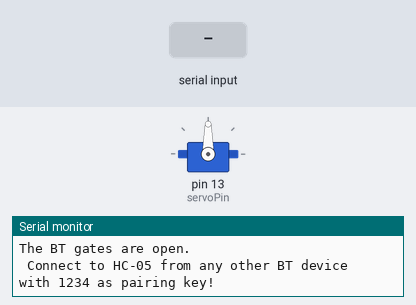
A sketch run on a simulated Arduino Uno, built with avr-gcc and run on an emulated ATmega328P. On the bench: servo, the last lines printed to the serial monitor. Inputs (shaded band) come from the test bench.

Above: at 1.2 s.
1.3 s: "1" received over the second serial link
At 1.6 s:
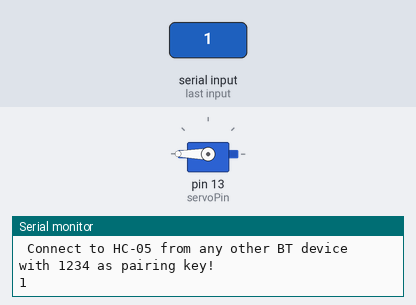
2.8 s: "2" received over the second serial link
At 4.0 s:
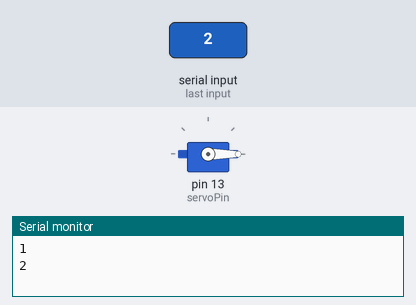
4.3 s: "0" received over the second serial link
At 5.1 s:
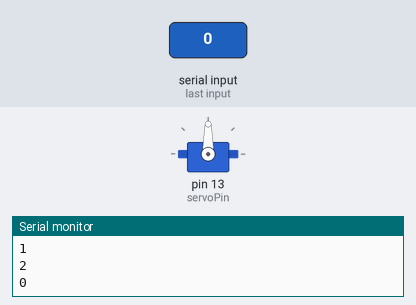
Timing chart, 0 to 7.3 s (numbered marks = the images above; inputs shaded):
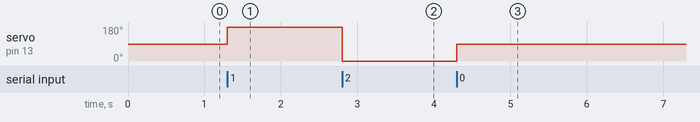

Measured:
- after the input at 1.3 s, servo on pin 13 (servoPin): 90° → 180° at once
- after the input at 2.8 s, servo on pin 13 (servoPin): 180° → 0° at once
- after the input at 4.3 s, servo on pin 13 (servoPin): 0° → 90° at once

The sketch:

Bluetooth_Servo_Control.ino
```cpp
/*
 * Name: Bheesham Ramkissoon
 * Date: May 9, 2019
 * Description: Blinks an LED when a button is pressed on a
 * bluetooth device
 */

#include <SoftwareSerial.h> // Including the serial communication library to use the digital pins for communication
#include <Servo.h> // Including the servo library so that we can utilize the servo library commands

Servo servo1; // creating a new servo object
SoftwareSerial BTSerial(10, 11); // Creating an instance of a SoftwareSerial object called BTSerial with pins 10, 11

const int servoPin = 13; // servo motor connected to pin 13
char BTDataIn; // variable to store data received from HC-05

void setup() {
  // put your setup code here, to run once:
  servo1.attach(servoPin);
  Serial.begin(9600);
  BTSerial.begin(9600);
  Serial.println("The BT gates are open.\n Connect to HC-05 from any other BT device with 1234 as pairing key!");

}

void loop() {
  // put your main code here, to run repeatedly:
  if (BTSerial.available() > 0){
    BTDataIn = BTSerial.read(); // if there is data, assign it to the BTDataIn variable

    if (BTDataIn == '1'){
      servo1.write(180); // turns the motor on in one direction if there is data coming in
    }
    else if (BTDataIn == '2'){
      servo1.write(0); // turns the motor in the opposite direction
    }
    else{
      servo1.write(90); // turns the motor off if there is no data cominng in
    }

    Serial.println(BTDataIn); // print the value of Bluetooth Data to Serial Monitor

  }

}
```
